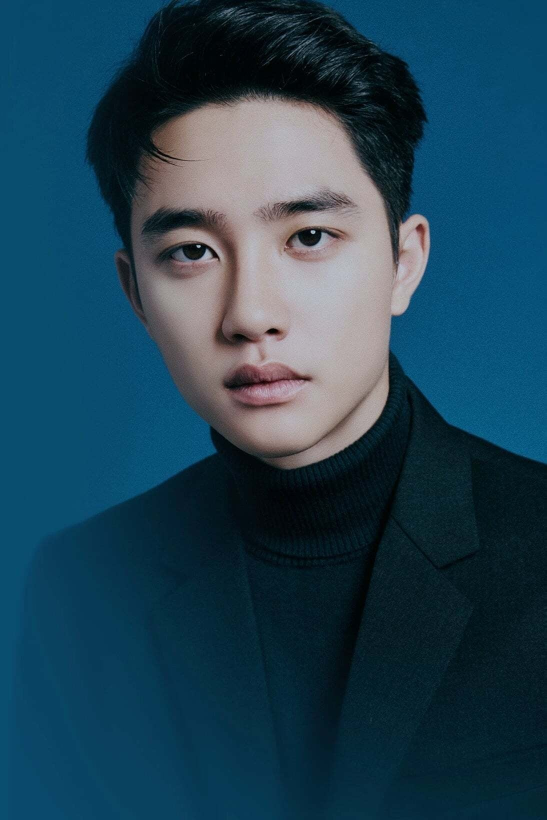
#> input picture do3.jpg, 1093 x 1640 px (shown at 1/2 size)
$ python 'Max Filter.py'
#> lines starting #> are read from the running program, lines starting #| are printed output that depends on the picture
import cv2
import numpy as np

img = cv2.imread('do3.jpg')
#> img is the input picture: shape (1640, 1093, 3); mean B, G, R 84.7, 66.5, 32.4
img = cv2.resize(img, (400, 450))
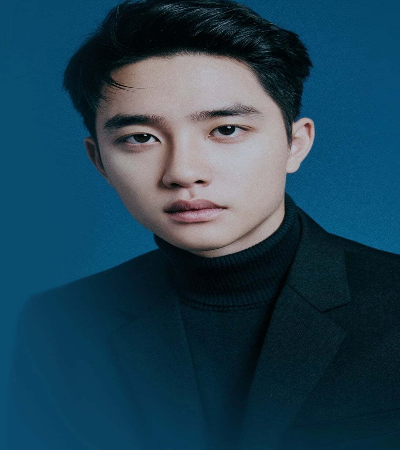
#> img: shape (450, 400, 3); mean B, G, R 84.6, 66.4, 32.3

gray_img = cv2.cvtColor(img, cv2.COLOR_BGR2GRAY)
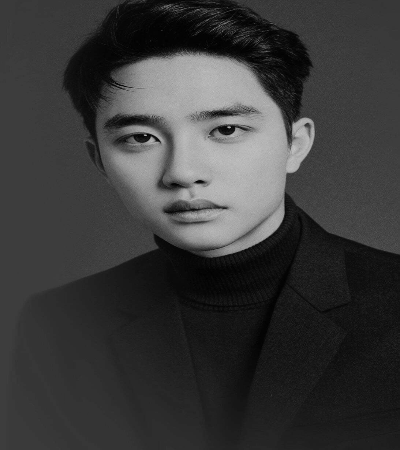
#> gray_img: shape (450, 400); min 1, max 197, mean 58.3

kernel_size = 3

max_img = cv2.dilate(gray_img, np.ones((kernel_size,kernel_size), np.uint8))
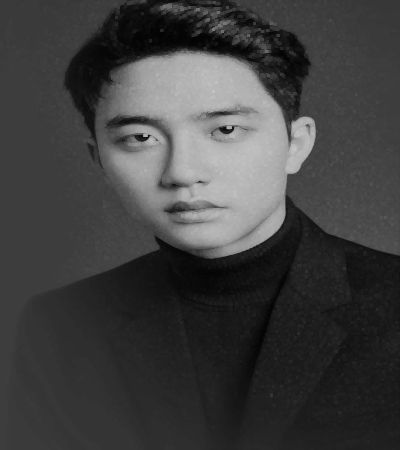
#> max_img: shape (450, 400); min 3, max 197, mean 63.8

cv2.imshow("Original Image", img)
cv2.imshow("Maximum Filter Result", max_img)
cv2.waitKey(0)
cv2.destroyAllWindows()

$ run again, with do1.jpg copied over do3.jpg
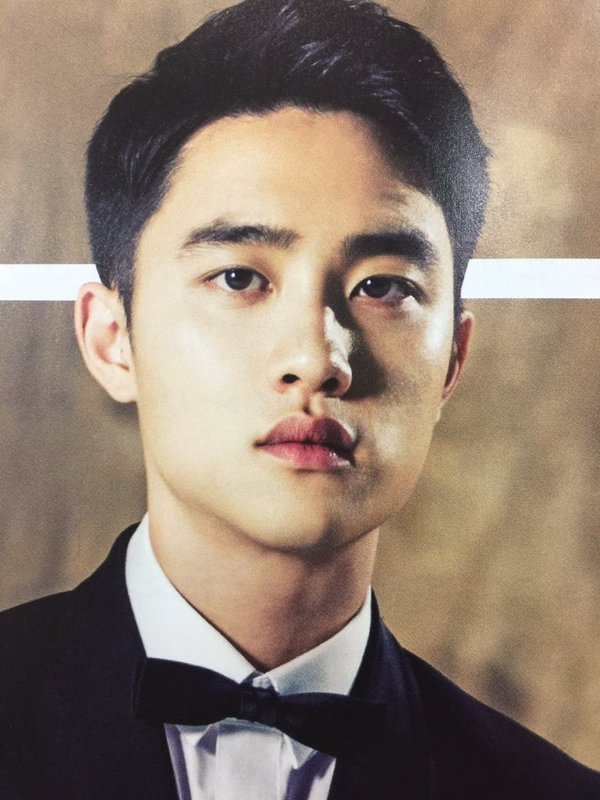
#> input picture do1.jpg, 600 x 800 px
#> img is the input picture: shape (800, 600, 3); mean B, G, R 112.4, 126.8, 143.8
#> `img = cv2.resize(img, (400, 450))`:
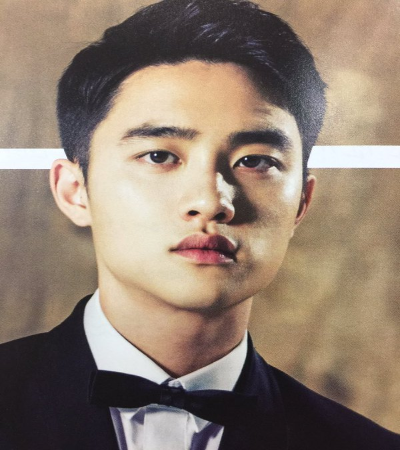
#> img: shape (450, 400, 3); mean B, G, R 112.3, 126.7, 143.7
#> `max_img = cv2.dilate(gray_img, np.ones((kernel_size,kernel_size), np.u..`:
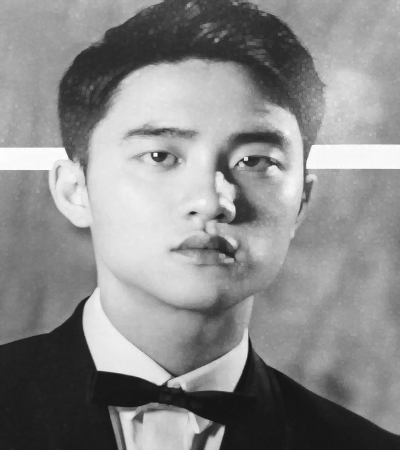
#> max_img: shape (450, 400); min 20, max 253, mean 138.6

$ run again, with do2.jpg copied over do3.jpg
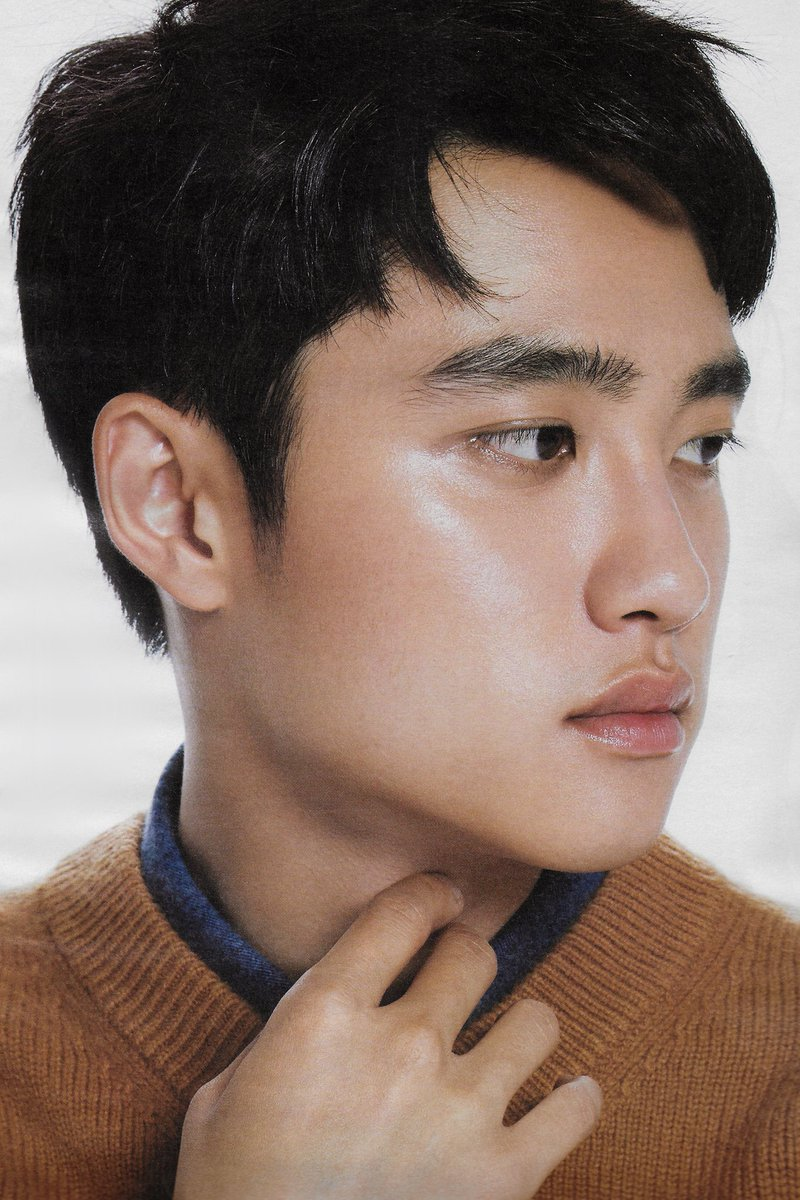
#> input picture do2.jpg, 800 x 1200 px
#> img is the input picture: shape (1200, 800, 3); mean B, G, R 100.6, 111.4, 133.1
#> `img = cv2.resize(img, (400, 450))`:
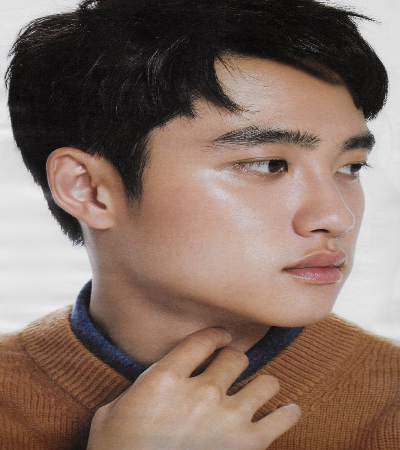
#> img: shape (450, 400, 3); mean B, G, R 100.5, 111.4, 133.1
#> `max_img = cv2.dilate(gray_img, np.ones((kernel_size,kernel_size), np.u..`:
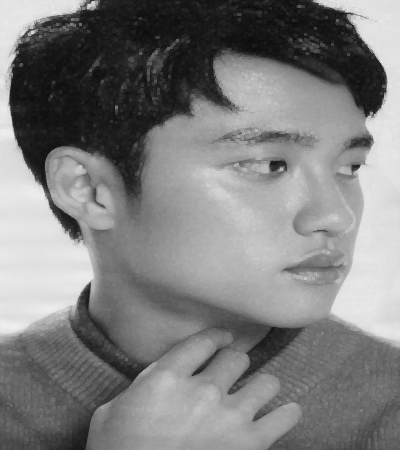
#> max_img: shape (450, 400); min 11, max 238, mean 126.4
